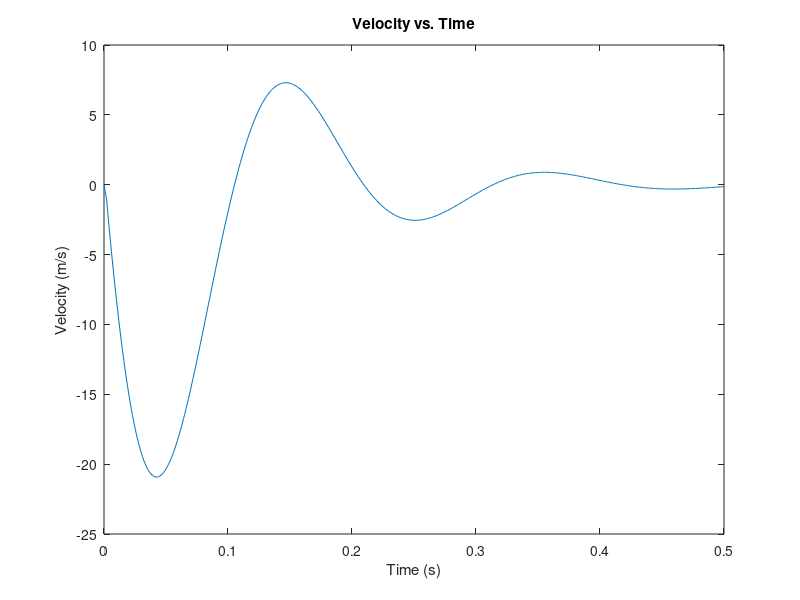
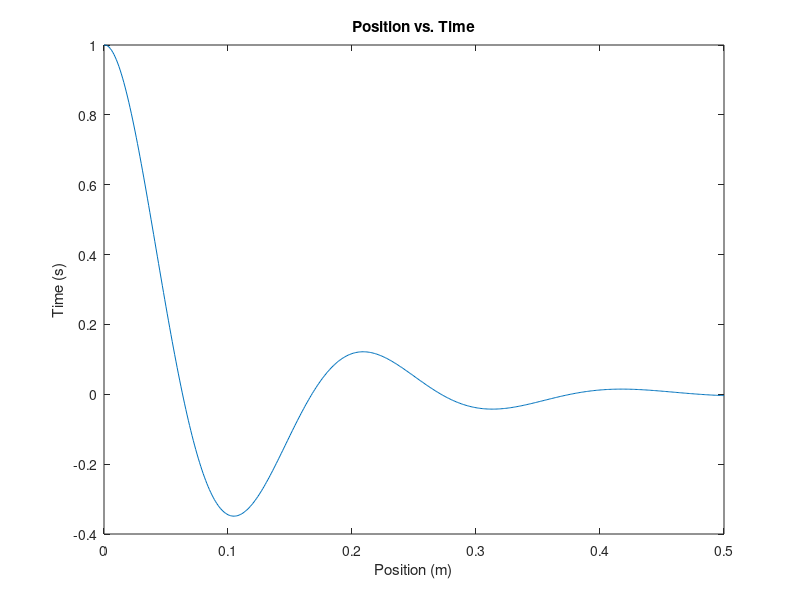
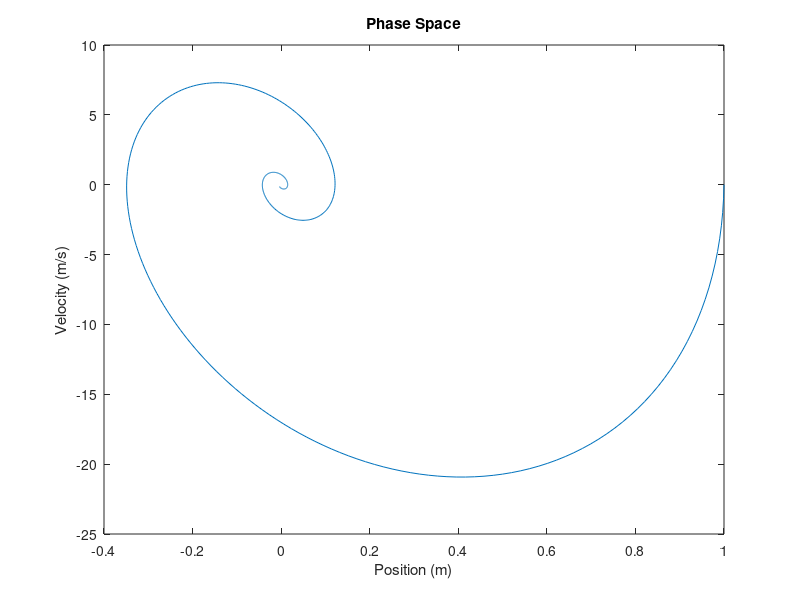
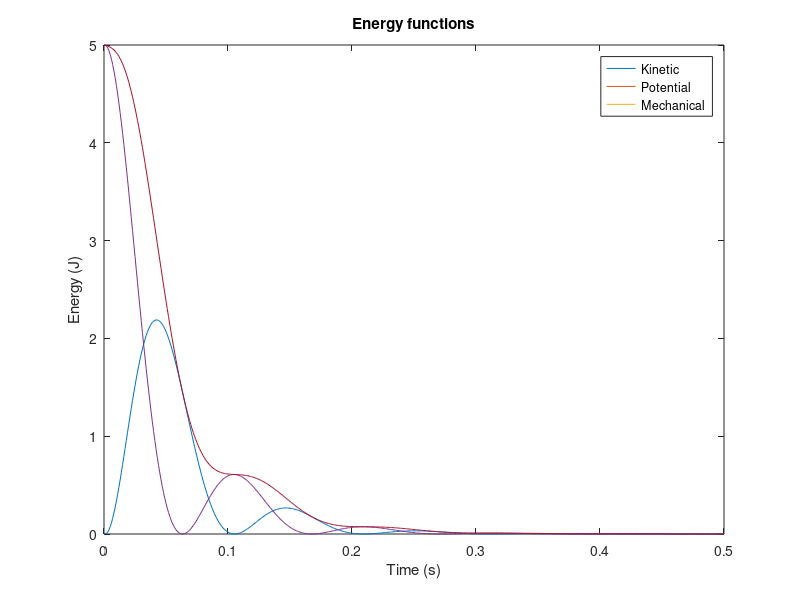

Recreate these plots in MATLAB, in order.
k = 10;
m = 0.01;
c = 0.2;
vi = 0;
xi = 1;
dt = 0.001;
t_steps = 500;

time = zeros(t_steps);
x = zeros(t_steps);
v = zeros(t_steps);

time(1) = 0;
x(1) = xi;
v(1) = vi;

for i=1:t_steps-1
    time(i+1) = (i+1) * dt;
    v(i+1) = v(i) - (k/m) * x(i) * dt - (c/m) * v(i) * dt;
    x(i+1) = x(i) + v(i+1) * dt;
endfor

figure(1);
plot(time,v);
xlabel('Time (s)');
ylabel('Velocity (m/s)');
title('Velocity vs. Time');

figure(2);
plot(time,x);
xlabel('Position (m)');
ylabel('Time (s)');
title('Position vs. Time');

figure(3);
plot(x,v);
xlabel('Position (m)');
ylabel('Velocity (m/s)');
title('Phase Space');

U = 0.5*k*x.^2;
T = 0.5*m*v.^2;
E = T +U;

figure(4);
plot(time,T,time,U,time,E);
xlabel('Time (s)');
ylabel('Energy (J)');
title('Energy functions');
legend('Kinetic','Potential','Mechanical');